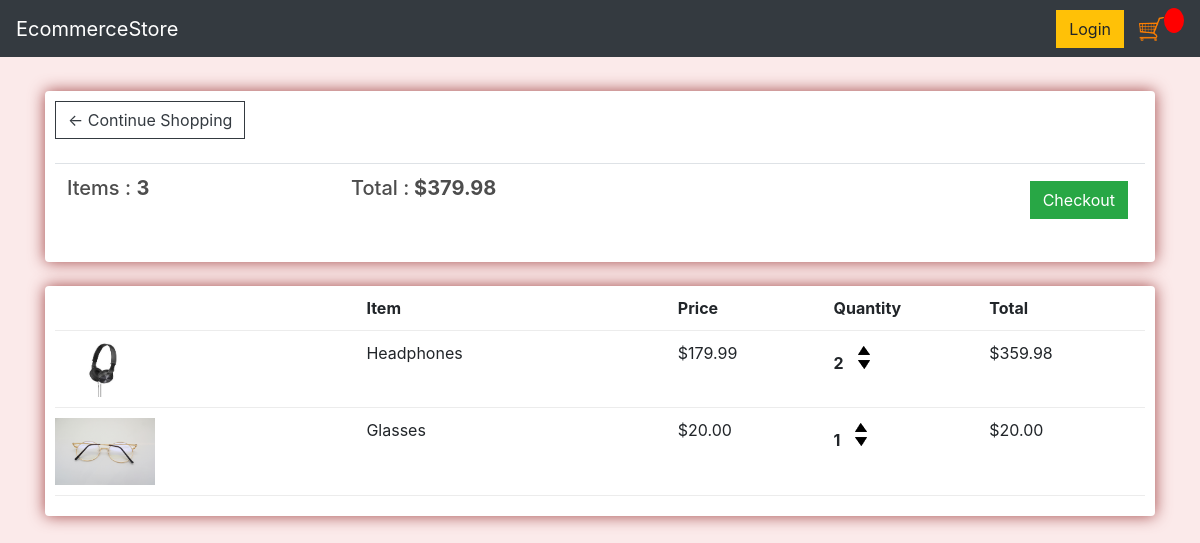
The page /cart/ (signed in) on the database as committed earlier.
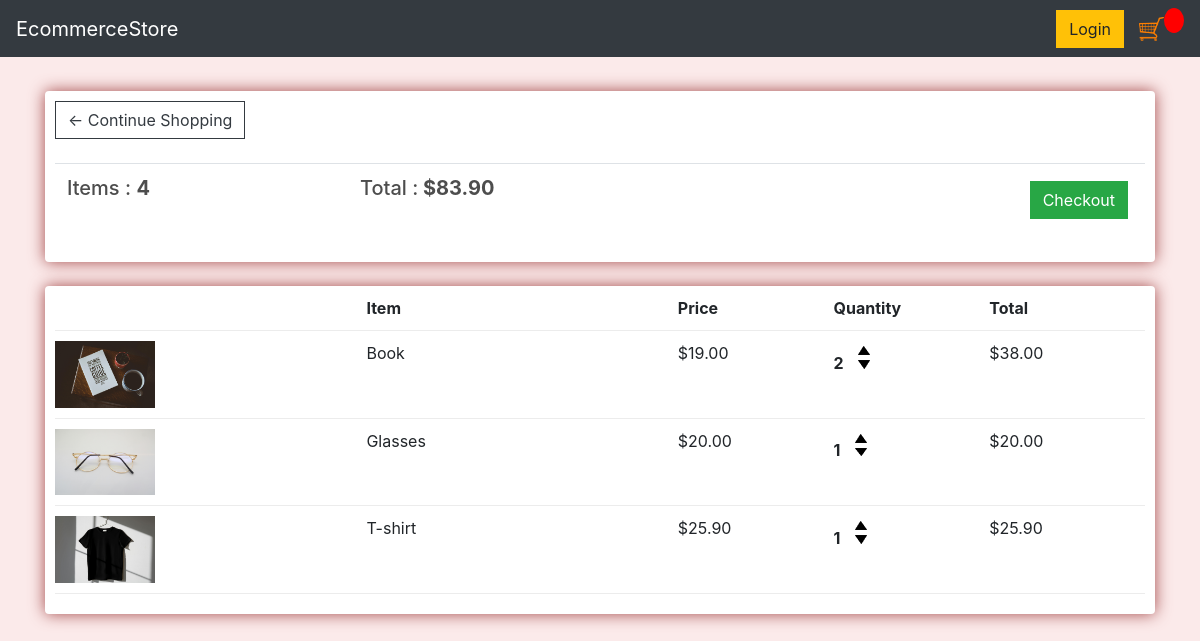
The same page on the database as committed later.
### project/models.py (models this page shows, shortened)
class Order(models.Model):
    customer = models.ForeignKey(Customer, on_delete=models.SET_NULL, null=True, blank=True)
    date_ordered = models.DateTimeField(auto_now_add=True)
    complete = models.BooleanField(default=False)
    transaction_id = models.CharField(max_length=100, null=True)
    @property
    def get_cart_item(self):
        orderitem=self.orderitem_set.all()
        total=sum([item.quantity for item in orderitem ])
        return total
    @property
    def get_cart_total(self):
        orderitem=self.orderitem_set.all()
        total=sum([item.total for item in orderitem ])
        return total

class OrderItem(models.Model):
    product = models.ForeignKey(Product, on_delete=models.SET_NULL, null=True)
    order = models.ForeignKey(Order, on_delete=models.SET_NULL, null=True)
    quantity = models.IntegerField(default=0, null=True, blank=True)
    date_added = models.DateTimeField(auto_now_add=True)
    @property
    def total(self):
        total=self.product.price*self.quantity
        return total

class Product(models.Model):
 name = models.CharField(max_length=200)
 price = models.DecimalField(max_digits=7, decimal_places=2)
 digital = models.BooleanField(default=False,null=True, blank=True)
 image = models.ImageField(null=True, blank=True)
 @property
 def imageURL(self):
     try:
         url=self.image.url
     except:
         url=''
     return url

### project/views.py (the view)
# urls.py: path('cart/',views.cart,name='cart'),
def cart(request):
 if request.user.is_authenticated:
  customer = request.user.customer
  order, created = Order.objects.get_or_create(customer=customer, complete=False)
  items = order.orderitem_set.all()
  cartItem=order.get_cart_item
 else:
  items = []
 context = {'items':items,'order':order,'cartItem':cartItem}
 return render(request, 'cart.html', context)

### templates/cart.html
{% extends 'main.html' %}
{% load static %}
{% block content %}
	<div class="row">
		<div class="col-lg-12">
			<div class="box-element">
				<a  class="btn btn-outline-dark" href="{% url 'store' %}">&#x2190; Continue Shopping</a>
				<br>
				<br>
				<table class="table">
					<tr>
						<th><h5>Items : <strong> {{order.get_cart_item}}</strong></h5></th>
						<th><h5>Total :<strong> ${{order.get_cart_total|floatformat:2}}</strong></h5></th>
						<th>
							<a  style="float:right; margin:5px;" class="btn btn-success" href="/checkout/">Checkout</a>
						</th>
					</tr>
				</table>
			</div>
			<br>
			<div class="box-element">
				<div class="cart-row">
					<div style="flex:2"></div>
					<div style="flex:2"><strong>Item</strong></div>
					<div style="flex:1"><strong>Price</strong></div>
					<div style="flex:1"><strong>Quantity</strong></div>
					<div style="flex:1"><strong>Total</strong></div>
				</div>
                {% for item in items %}
				<div class="cart-row">
					<div style="flex:2"><img class="row-image" src="{{item.product.imageURL}}"></div>
					<div style="flex:2"><p>{{item.product.name}}</p></div>
					<div style="flex:1"><p>${{item.product.price|floatformat:2}}</p></div>
					<div style="flex:1">
						<p class="quantity">{{item.quantity}}</p>
						<div class="quantity">
							<img data-product={{item.product.id}} data-action="add" class="chg-quantity update-cart" src="{% static  'images/3+arrow-up.png' %}">
							<img data-product={{item.product.id}} data-action="remove" class="chg-quantity update-cart"  src="{% static  'images/2+arrow-down.png' %}">
						</div>
					</div>
					<div style="flex:1"><p>${{item.total|floatformat:2}}</p></div>
				</div>
                {% endfor %}
			</div>
		</div>
	</div>
{% endblock content %}

### templates/main.html (shortened to what this page needs)
<!DOCTYPE html>
{% load static %}
<html>
<head>
	<link rel="stylesheet" href="https://stackpath.bootstrapcdn.com/bootstrap/4.4.1/css/bootstrap.min.css">
	<link rel="stylesheet" type="text/css" href="{% static 'css/main.css' %}">
</head>
<body>
	<nav class="navbar navbar-expand-lg navbar-dark bg-dark">
	  <a class="navbar-brand" href="{% url 'store' %}">EcommerceStore </a>
	  <div class="collapse navbar-collapse" id="navbarSupportedContent">
	    <div class="form-inline my-2 my-lg-0">
	     	<a href="/login/"class="btn btn-warning">Login</a>
	     	<a href="{% url 'cart' %}">
	    		<img  id="cart-icon" src="{% static 'images/cart.png' %}">
	    	</a>
	    	<p id="cart-total">{{cartItems}}</p>
	    </div>
	  </div>
	</nav>
     <div class="container">
            <br>
            {% block content %}
            {% endblock content %}
         </div>
</body>
</html>

### static/css/main.css (style rules this page uses)
body { background-color: hsl(0, 67%, 95%); }
h1, h2, h3, h4, h5, h6 { color: hsl(0, 0%, 30%); }
.box-element { box-shadow: hsl(0, 39%, 46%) 0 0 16px; background-color: #fff; border-radius: 4px; padding: 10px; }
#cart-icon { width: 25px; display: inline-block; margin-left: 15px; }
#cart-total { display: block; text-align: center; color: #fff; background-color: red; width: 20px; height: 25px; border-radius: 50%; font-size: 14px; }
.col-lg-4, .col-lg-6, .col-lg-8, .col-lg-12 { margin-top: 10px; }
.btn { border-radius: 0; }
.row-image { width: 100px; }
.cart-row { display: flex; align-items: flex-stretch; padding-bottom: 10px; margin-bottom: 10px; border-bottom: 1px solid #ececec; }
.quantity { display: inline-block; font-weight: 700; padding-right: 10px; }
.chg-quantity { width: 12px; cursor: pointer; display: block; margin-top: 5px; transition: .1s; }

Rows that differ between the two databases and show on the page:
removed OrderItem: product.imageURL (picture), product.name "Headphones", product.price "179.99", quantity "2", total "359.98"
changed Order: get_cart_item "3" → "4"; get_cart_total "379.98" → "83.90"
added OrderItem: product.imageURL (picture), product.name "Book", product.price "19.00", quantity "2", total "38.00"
added OrderItem: product.imageURL (picture), product.name "T-shirt", product.price "25.90", quantity "1", total "25.90"
